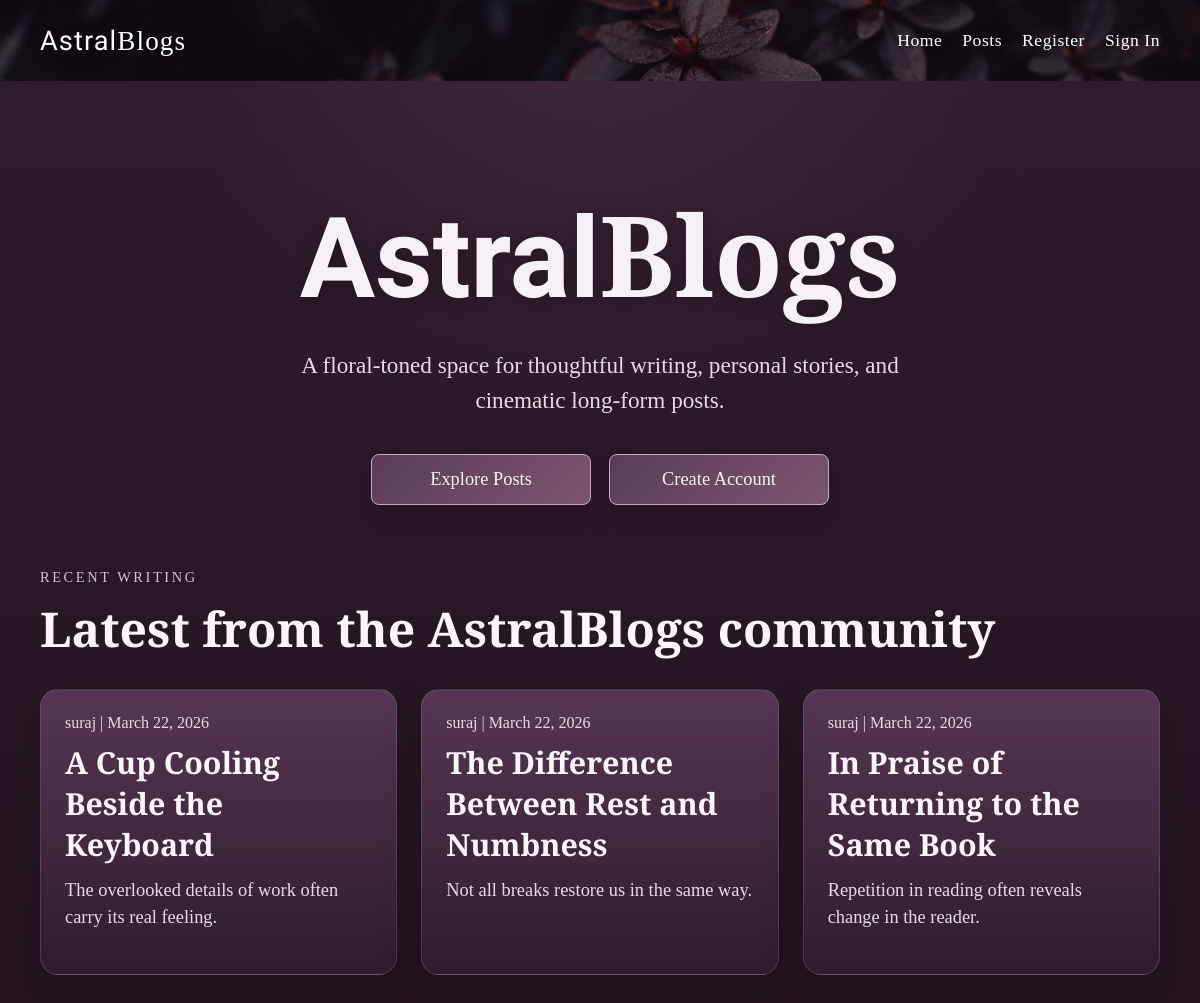
The page / on the database its author committed.
### main.py (models this page shows)
class Post(db.Model):
    __tablename__ = "posts"
    id: Mapped[int] = mapped_column(primary_key=True)
    title: Mapped[str] = mapped_column(db.String(180), nullable=False)
    subtitle: Mapped[str] = mapped_column(db.String(240), nullable=False)
    content: Mapped[str] = mapped_column(db.Text, nullable=False)
    created_at: Mapped[datetime] = mapped_column(default=datetime.utcnow, nullable=False)
    author_id: Mapped[int] = mapped_column(db.ForeignKey("users.id"), nullable=False)
    author: Mapped[User] = relationship(back_populates="posts")
    comments: Mapped[list["Comment"]] = relationship(
        back_populates="post",
        cascade="all, delete-orphan",
        order_by="Comment.created_at.desc()",
    )

class User(db.Model):
    __tablename__ = "users"
    id: Mapped[int] = mapped_column(primary_key=True)
    name: Mapped[str] = mapped_column(db.String(120), nullable=False)
    email: Mapped[str] = mapped_column(db.String(255), unique=True, nullable=False)
    password_hash: Mapped[str] = mapped_column(db.String(255), nullable=False)
    created_at: Mapped[datetime] = mapped_column(default=datetime.utcnow, nullable=False)
    posts: Mapped[list["Post"]] = relationship(back_populates="author", cascade="all, delete-orphan")
    comments: Mapped[list["Comment"]] = relationship(back_populates="author", cascade="all, delete-orphan")

### main.py (the view)
@app.route("/")
def home():
    latest_posts = (
        db.session.execute(db.select(Post).order_by(Post.created_at.desc()).limit(3)).scalars().all()
    )
    return render_template("home.html", latest_posts=latest_posts, page_title="Astral Blogs")

### main.py (called while the page is built)
def is_admin(user):
    return bool(user and user.email == ADMIN_EMAIL and user.name.strip().lower() == ADMIN_NAME)

@app.before_request
def load_current_user():
    user_id = session.get("user_id")
    g.current_user = db.session.get(User, user_id) if user_id else None

@app.context_processor
def inject_current_user():
    current_user = g.get("current_user")
    return {
        "current_user": current_user,
        "is_admin_user": is_admin(current_user),
        "can_manage_post": can_manage_post,
    }

### templates/home.html
{% extends "base.html" %}
{% block page_css %}
    <link rel="stylesheet" href="{{ url_for('static', filename='css/home_body_style.css') }}">
    <link rel="stylesheet" href="{{ url_for('static', filename='css/blog_style.css') }}">
{% endblock %}
{% block body %}
    <section class="container hero-block">
        <h1><span class="brand-mark">Astral</span>Blogs</h1>
        <p class="hero-copy">A floral-toned space for thoughtful writing, personal stories, and cinematic long-form posts.</p>
        <div class="join-in">
            <a href="{{ url_for('posts') }}" class="reg"><button>Explore Posts</button></a>
            {% if current_user %}
            <a href="{{ url_for('create_post') }}" class="sign"><button>Write a Post</button></a>
            {% else %}
            <a href="{{ url_for('register') }}" class="sign"><button>Create Account</button></a>
            {% endif %}
        </div>
    </section>
    <section class="preview-shell">
        <div class="section-heading">
            <p class="section-kicker">Recent Writing</p>
            <h2>Latest from the AstralBlogs community</h2>
        </div>
        {% if latest_posts %}
        <div class="post-grid">
            {% for post in latest_posts %}
            <article class="post-card">
                <p class="post-meta">{{ post.author.name }} | {{ post.created_at.strftime("%B %d, %Y") }}</p>
                <h3><a class="post-title-link" href="{{ url_for('show_post', post_id=post.id) }}">{{ post.title }}</a></h3>
                <p class="post-subtitle">{{ post.subtitle }}</p>
            </article>
            {% endfor %}
        </div>
        {% else %}
        <div class="empty-state">
            <h3>No posts yet</h3>
            <p>The first published story will appear here. Register and write the opening post.</p>
        </div>
        {% endif %}
    </section>
{% endblock %}

### static/css/home_header_style.css (style rules this page uses)
body { margin: 0; color: #f4ecf4; background: radial-gradient(circle at top, rgba(120, 83, 116, 0.22), transparent 35%), linear-gradient(180deg, #2f1d2d 0%, #22131f 100%); font-family: "Cormorant Garamond", Georgia, serif; }
.brand-mark { font-family: "Rye", serif; }

### static/css/home_body_style.css (style rules this page uses)
.container { max-width: 1120px; margin: 0 auto; padding: 96px 24px 48px; text-align: center; }
.hero-block h1 { margin: 0; font-size: clamp(4rem, 10vw, 7rem); color: #f7f1f7; text-shadow: 0 4px 18px rgba(0, 0, 0, 0.28); }
.hero-copy { max-width: 640px; margin: 18px auto 0; font-size: 1.45rem; line-height: 1.5; color: #ead9e5; }
.join-in { display: flex; justify-content: center; gap: 18px; margin-top: 36px; flex-wrap: wrap; }
.join-in a, .button-link { text-decoration: none; }
.join-in button, .button-link { display: inline-flex; align-items: center; justify-content: center; min-width: 220px; padding: 14px 22px; color: #f7f1f7; font-family: inherit; font-size: 1.15rem; background: linear-gradient(135deg, #5b3b56, #7a566e); border: 1px solid #caa9bc; border-radius: 8px; box-shadow: 0 10px 24px rgba(26, 12, 24, 0.28); cursor: pointer; transition: transform 0.2s ease, box-shadow 0.2s ease, background 0.2s ease; }
.preview-shell { max-width: 1120px; margin: 0 auto; padding: 16px 24px 0; }

### static/css/blog_style.css (style rules this page uses)
.section-heading { margin-bottom: 28px; }
.section-kicker { margin: 0 0 10px; color: #dcbdd0; letter-spacing: 0.18em; text-transform: uppercase; font-size: 0.9rem; }
.section-heading h1, .section-heading h2 { margin: 0; color: #fff5fc; font-size: clamp(2.4rem, 4vw, 3.6rem); }
.post-grid { display: grid; grid-template-columns: repeat(auto-fit, minmax(260px, 1fr)); gap: 24px; }
.post-card, .empty-state, .post-form, .post-detail, .comment-form, .comment-card { background: linear-gradient(180deg, rgba(94, 61, 91, 0.86), rgba(46, 29, 44, 0.94)); border: 1px solid rgba(240, 221, 231, 0.14); border-radius: 18px; box-shadow: 0 18px 40px rgba(14, 8, 13, 0.22); }
.post-card { padding: 24px; overflow : hidden; }
.post-card h2, .post-card h3, .post-detail h1, .empty-state h3 { margin: 0; color: #fff5fc; }
.post-card h2, .post-card h3 { font-size: 1.9rem; }
.post-title-link { color: #fff5fc; text-decoration: none; }
.post-meta, .post-subtitle, .detail-subtitle, .post-body p, .empty-state p { color: #ead9e5; }
.post-meta { margin-top: 0; margin-bottom: 10px; font-size: 1rem; }
.post-subtitle, .detail-subtitle { margin-top: 12px; line-height: 1.5; font-size: 1.15rem; }

### rows shown on the page
Post: author.name "suraj", created_at "March 22, 2026", title "A Cup Cooling Beside the Keyboard", subtitle "The overlooked details of work often carry its real feeling."
Post: author.name "suraj", created_at "March 22, 2026", title "The Difference Between Rest and Numbness", subtitle "Not all breaks restore us in the same way."
Post: author.name "suraj", created_at "March 22, 2026", title "In Praise of Returning to the Same Book", subtitle "Repetition in reading often reveals change in the reader."
